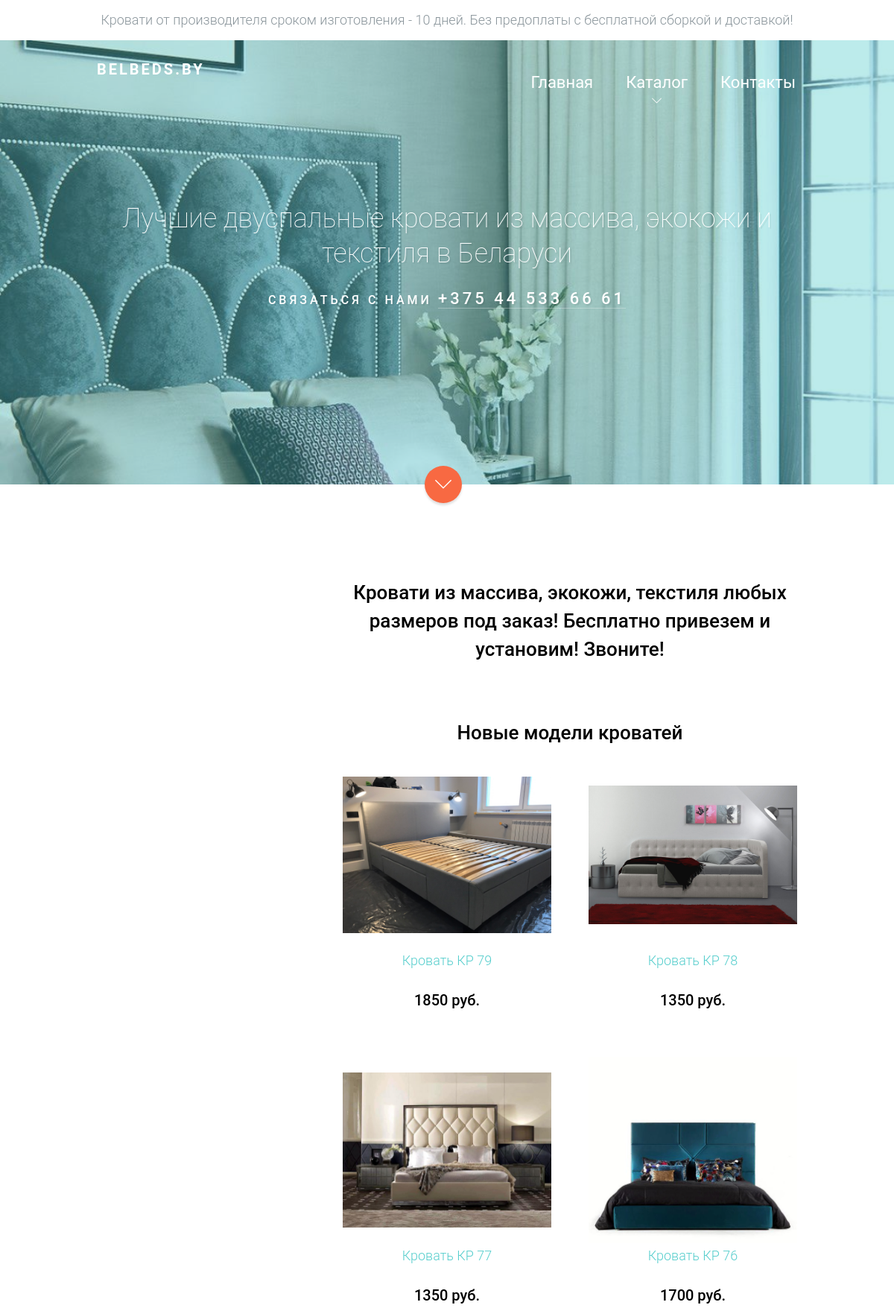
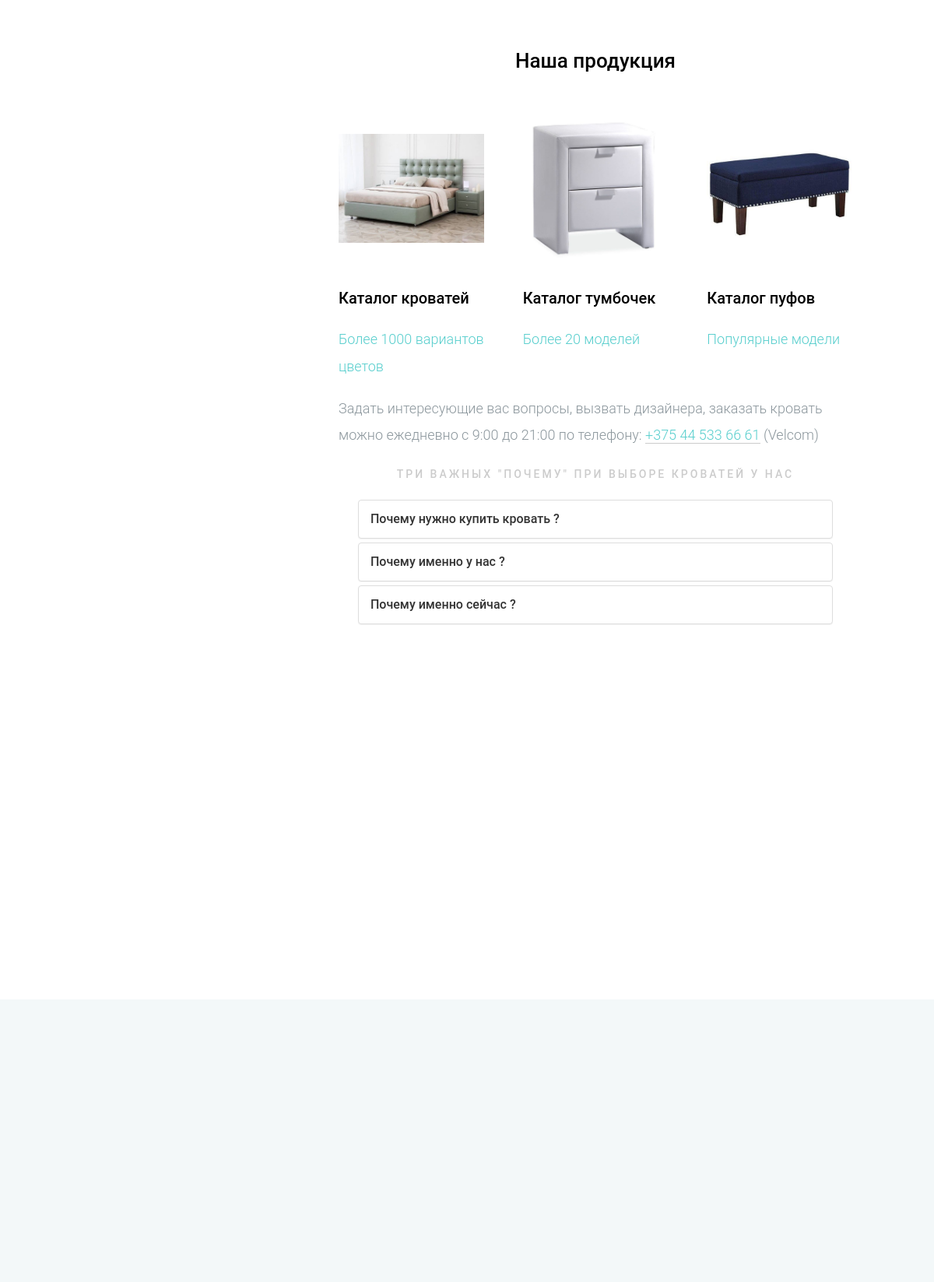
The page / on the database its author committed (2 pictures, top to bottom).
### app.py (models this page shows, shortened)
class Products(db.Model):
    id = db.Column(db.INTEGER, primary_key=True)
    title = db.Column(db.String(255), nullable=False)
    type = db.Column(db.String(40), nullable=False)
    description = db.Column(db.String(400), nullable=False)
    price = db.Column(db.INTEGER, nullable=False)
    image = db.Column(db.String(400), nullable=True)
    timestamp = db.Column(db.DATETIME, default=datetime.datetime.now())

### app.py (the view)
@app.route('/')
def index():
    products = Products.query.filter_by(type='bed').order_by(Products.id).all()
    last = Products.query.filter_by(type='bed').order_by(db.desc(Products.id)).limit(4).all()
    return render_template('indextemp.html', products=products, lastAdd=last, hero=True)

### templates/indextemp.html (shortened to what this page needs)
{% extends 'basetemp.html' %}
{% block hero %}
    <h1 class="to-animate hero-animate-1">Лучшие двуспальные кровати из массива, экокожи и текстиля в Беларуси</h1>
{% endblock %}
{% block body%}
    <div class="col-md-12 heading text-center"><h2>Кровати из массива, экокожи, текстиля любых размеров под заказ! Бесплатно привезем и установим! Звоните!</h2></div>
    <div class="col-md-12 text-center"><h2>Новые модели кроватей</h2></div>
    {% for el in lastAdd %}
        <div class="col-md-6 col-sm-6 col-xs-12 col-xxs-12 text-center fh5co-work-item">
            <a href="{{ url_for('card', id=el.id) }}">
                <figure class="figure-responsive"><img class="img-responsive" src="{{ url_for('static', filename=el.image) }}" alt="{{ el.title }}"/></figure>
                <p class="fh5co-category">{{ el.title }} </p>
                <h3 class="heading">{{ el.price }} руб.</h3>
            </a>
        </div>
    {% endfor %}
    <div class="col-md-12 text-center"><h2>Наша продукция</h2></div>
    <div class="row">
        <div class="col-lg-4 col-md-6 col-sm-6 animate-box fadeInUp animated">
            <a class="fh5co-card" href="{{ url_for('beds') }}">
                <figure class="figure-responsive figure-responsive-200"><img src="/static/src/images/photo_bed.jpg" alt="Кровати" class="img-responsive"></figure>
                <div class="fh5co-card-body">
                    <h3>Каталог кроватей</h3>
                    <p>Более 1000 вариантов цветов</p>
                </div>
            </a>
        </div>
        <div class="col-lg-4 col-md-6 col-sm-6 animate-box fadeInUp animated">
            <a class="fh5co-card" href="{{ url_for('cases') }}">
                <figure class="figure-responsive figure-responsive-200"><img src="/static/src/images/photo_case.jpg" alt="Тумбочки" class="img-responsive"></figure>
                <div class="fh5co-card-body">
                    <h3>Каталог тумбочек</h3>
                    <p>Более 20 моделей</p>
                </div>
            </a>
        </div>
        <div class="col-lg-4 col-md-6 col-sm-6 animate-box fadeInUp animated">
            <a class="fh5co-card" href="{{ url_for('poufs') }}">
                <figure class="figure-responsive figure-responsive-200"><img src="/static/src/images/photo_puf.jpg" alt="Пуфы" class="img-responsive"></figure>
                <div class="fh5co-card-body">
                    <h3>Каталог пуфов</h3>
                    <p>Популярные модели</p>
                </div>
            </a>
        </div>
    </div>
    <p style="display: inline-block">Задать интересующие вас вопросы, вызвать дизайнера, заказать кровать можно ежедневно с 9:00 до 21:00 по телефону: <a href="tel:+375445336661" class="stretched-link">+375 44 533 66 61</a> (Velcom)</p>
    <div class="col-md-12 animate-box fadeInUp animated">
        <h2 class="fh5co-uppercase-heading-sm text-center">Три важных "почему" при выборе кроватей у нас</h2>
    </div>
    <div class="col-md-12 animate-box fadeInUp animated">
    <div class="panel-group fh5co-accordion" id="accordion" role="tablist" aria-multiselectable="true">
      <div class="panel panel-default ">
        <div class="panel-heading collapsed" role="tab" id="headingOne" data-toggle="collapse" data-parent="#accordion" data-target="#collapseOne" aria-expanded="false" aria-controls="collapseOne">
          <h4 class="panel-title">
            Почему нужно купить кровать ?
          </h4>
        </div>
      </div>
      <div class="panel panel-default">
        <div class="panel-heading collapsed" role="tab" id="headingTwo" data-toggle="collapse" data-parent="#accordion" data-target="#collapseTwo" aria-expanded="false" aria-controls="collapseTwo">
          <h4 class="panel-title">
            Почему именно у нас ?
          </h4>
        </div>
      </div>
      <div class="panel panel-default">
        <div class="panel-heading collapsed" role="tab" id="headingThree" data-toggle="collapse" data-parent="#accordion" data-target="#collapseThree" aria-expanded="false" aria-controls="collapseThree">
          <h4 class="panel-title">
            Почему именно сейчас ?
          </h4>
        </div>
      </div>
    </div>
    </div>
{% endblock %}

### templates/basetemp.html (shortened to what this page needs)
<!DOCTYPE html>
 <html class="no-js">
	<head>
	<link rel="stylesheet" href="/static/src/css/themify-icons.css">
	<link rel="stylesheet" href="/static/src/css/bootstrap.css">
	<link rel="stylesheet" href="/static/src/css/owl.carousel.min.css">
	<link rel="stylesheet" href="/static/src/css/owl.theme.default.min.css">
	<link rel="stylesheet" href="/static/src/css/magnific-popup.css">
	<link rel="stylesheet" href="/static/src/css/superfish.css">
	<link rel="stylesheet" href="/static/src/css/easy-responsive-tabs.css">
	<link rel="stylesheet" href="/static/src/css/animate.css">
	<link rel="stylesheet" href="/static/src/css/style.css">
	</head>
	<body>
		<header id="fh5co-header-section" role="header" class="" >
            <div style="background-color: #fff;" class="col-md-12 text-center"><p style="margin: 0; padding: 10px 0;">Кровати от производителя сроком изготовления - 10 дней. Без предоплаты с бесплатной сборкой и доставкой!</p></div>
			<div class="container">
					<h1 id="fh5co-logo" class="pull-left"><a href="{{ url_for('index') }}">BelBeds.by</a></h1>
					<nav id="fh5co-menu-wrap" role="navigation">
						<ul class="sf-menu" id="fh5co-primary-menu">
                            <li>
								<a href="{{ url_for('index') }}">Главная</a>
							</li>
							<li>
								<a href="#" class="fh5co-sub-ddown">Каталог</a>
							</li>
							<li><a href="{{ url_for('about') }}">Контакты</a></li>
						</ul>
					</nav>
			</div>
		</header>
        {% if hero %}
        <div id="fh5co-hero" style="background-image: url({{ url_for('static', filename='src/images/slide_1.jpg') }});">
			<div class="overlay"></div>
			<a href="#fh5co-main" class="smoothscroll fh5co-arrow to-animate hero-animate-4"><i class="ti-angle-down"></i></a>
			<div class="container">
				<div class="col-md-12">
					<div class="fh5co-hero-wrap">
						<div class="fh5co-hero-intro">
							{% block hero %} {% endblock %}
							<h2 class="to-animate hero-animate-2">Связаться с нами <a class="hero-tel" href="tel:+375445336661" target="_blank">+375 44 533 66 61</a></h2>
						</div>
					</div>
				</div>
			</div>
		</div>
        {% else %}
            <div id="fh5co-hero" style="height: 98px; background-image: url({{ url_for('static', filename='src/images/slide_1.jpg') }});"><div class="overlay"></div></div>
        {% endif %}
		<div id="fh5co-main">
			<div class="container">
				<div class="row">
					<div class="col-md-8 col-md-push-4" id="fh5co-content">
                        {% block body %}{% endblock %}
					</div>
					<div class="col-md-4 col-md-pull-8 left-sidebar" id="fh5co-sidebar">
					</div>
				</div>
			</div>
		</div>
		<footer role="contentinfo" id="fh5co-footer">
			<div class="container">
				<div class="row">
				</div>
				<div class="fh5co-spacer fh5co-spacer-md"></div>
			</div>
		</footer>
	</body>
</html>

### static/src/css/superfish.css (style rules this page uses)
.sf-menu, .sf-menu * { margin: 0; padding: 0; list-style: none; }
.sf-menu li { position: relative; }
.sf-menu > li { float: left; }
.sf-menu a { display: block; position: relative; }
.sf-menu { float: left; margin-bottom: 1em; }
.sf-menu a { border-left: 1px solid #fff; border-top: 1px solid #dFeEFF; border-top: 1px solid rgba(255,255,255,.5); padding: .75em 1em; text-decoration: none; zoom: 1; }
.sf-menu a { color: #13a; }
.sf-menu li { background: #BDD2FF; white-space: nowrap; *white-space: normal; -webkit-transition: background .2s; transition: background .2s; }
.sf-arrows .sf-with-ul { padding-right: 2.5em; *padding-right: 1em; }
.sf-arrows .sf-with-ul:after { content: ''; position: absolute; top: 50%; right: 1em; margin-top: -3px; height: 0; width: 0; border: 5px solid transparent; border-top-color: #dFeEFF; border-top-color: rgba(255,255,255,.5); }

### rows shown on the page
Products: image (picture), title "Кровать КР 79", price "1850"
Products: image (picture), title "Кровать КР 78", price "1350"
Products: image (picture), title "Кровать КР 77", price "1350"
Products: image (picture), title "Кровать КР 76", price "1700"
